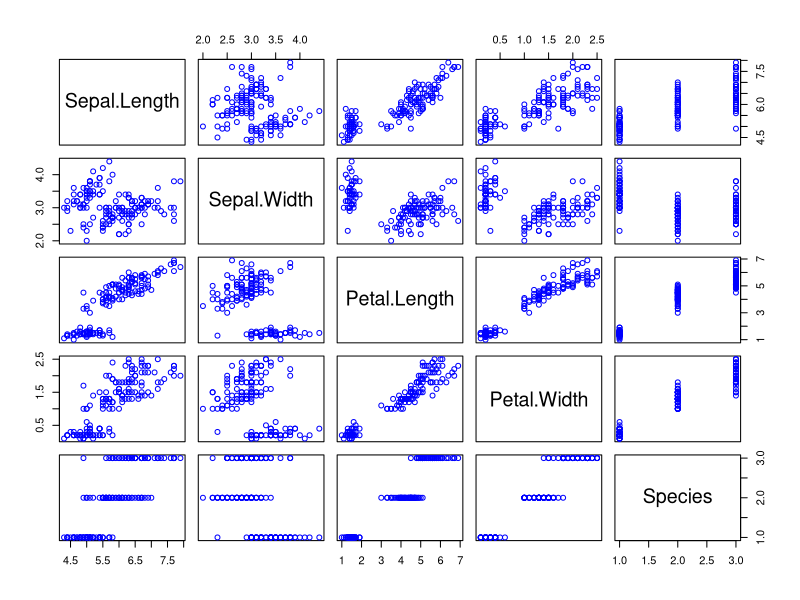
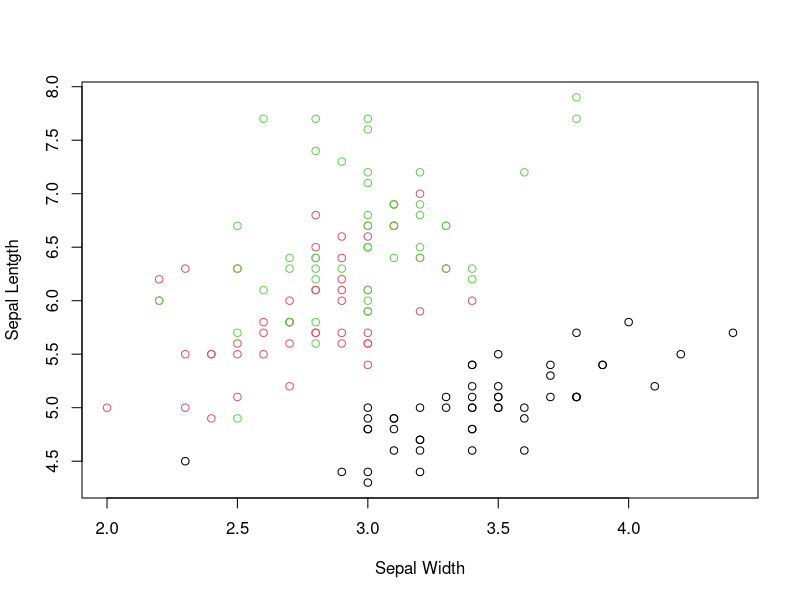
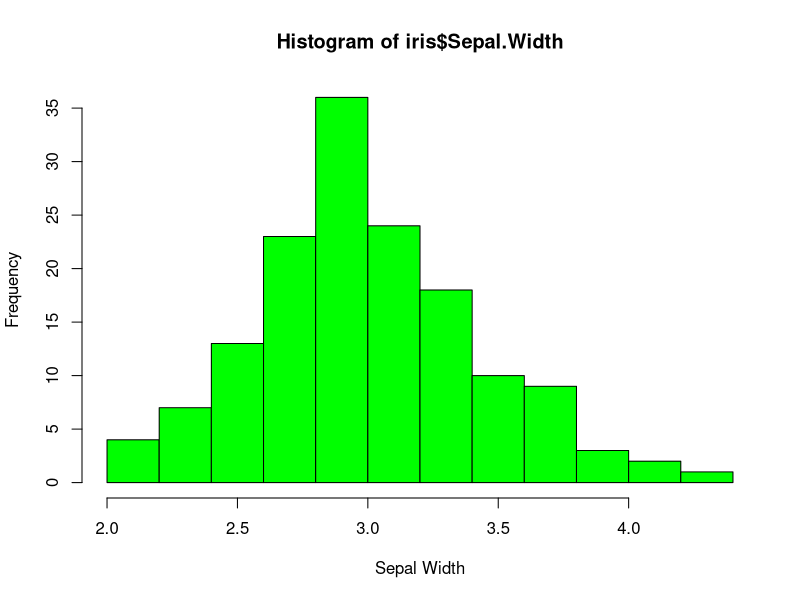
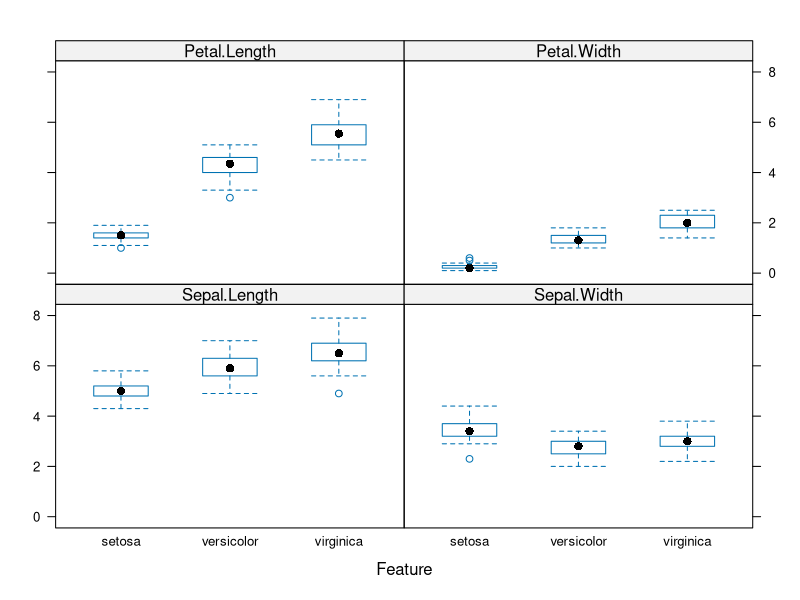

Here is the R script that generated these plots, in order:
# Exploratory Data Analysis and Machine Learning Model on Iris Data Set

######################
# Loading Iris Dataset
######################

library(datasets)
library(tidyverse)
data("iris")
iris %>%
  view()

######################
# Display Summary Statistics
######################

# head()/ tail()
head(iris, 10)
tail(iris, 10)

# str()
str(iris)

# summary()
summary(iris)

# Are there NAs ? No
sum(is.na(iris))

# Others Summary Statistics with skimr
install.packages("skimr")
library(skimr)
skim(iris)

# Group by "Species"
iris %>%
  group_by(Species) %>%
  skim()

######################
# Quick Data Visualisation
######################

# Panel Plots
plot(iris, col = "blue")

# Scatter Plot
plot(iris$Sepal.Width, iris$Sepal.Length, 
     col = iris$Species,
     xlab = "Sepal Width",
     ylab = "Sepal Lentgth")

# Histogram
hist(iris$Sepal.Width,
     xlab = "Sepal Width",
     col = "green")

# Feature Plot
library(caret)
featurePlot(x = iris[, 1:4],
            y = iris$Species,
            plot = "box")

######################
# Data Splitting
######################

# Perform stratified random split of the data
training_index <- createDataPartition(iris$Species, p = 0.8, list = FALSE)
training_set <- iris[training_index, ]
testing_set <- iris[- training_index, ]


